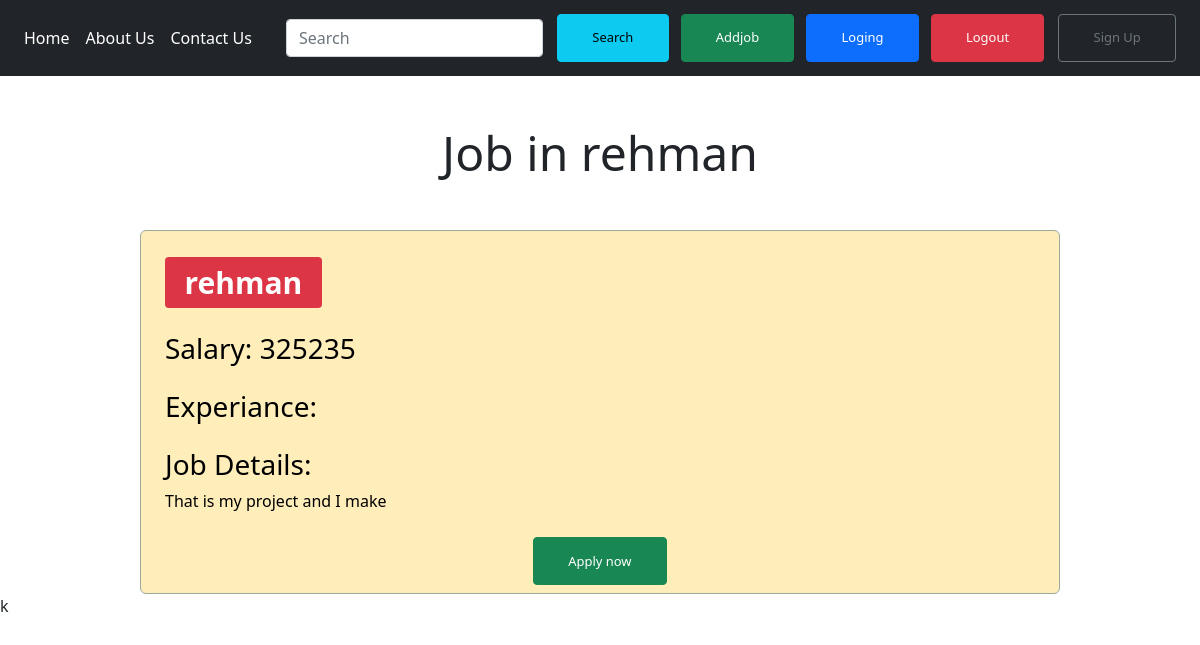
The page /jobview.php?id=29 on the database its author committed.
### tables this page shows
CREATE TABLE `addjob` (
  `id` int(255) NOT NULL,
  `company` varchar(255) NOT NULL,
  `salary` varchar(255) NOT NULL,
  `des` varchar(255) NOT NULL,
  `experience` varchar(255) NOT NULL
);

### jobview.php (the view, shortened to what this page needs)
<?php  include "common.php"  ?>
  <?php
  $viewjob=$_GET['id'];
    $conn = mysqli_connect("localhost", "root", "", "givejob");
    $sql = " SELECT id,company,salary,des,experience FROM addjob WHERE id={$viewjob}";
    $result= mysqli_query($conn, $sql);
    if (mysqli_num_rows($result) > 0) {
      while($row = mysqli_fetch_assoc($result)) {
  ?>
  <h1 class="text-center display-5 my-5">Job in <?php echo $row['company']?></h1>
  <div class="container table-warning">
    <h1 class="name"><span class="badge bg-danger " style="color:white; ">
        <?php echo $row['company']?>
      </span></h1>
    <h3 class="salary my-4">Salary:
      <?php echo $row['salary']?>
    </h3>
    <h3 class="exp">Experiance:
    </h3>
    <p class="des my-4">
    <h3>Job Details:</h3>
    <?php echo $row['des']?>
    </p>
    <button id="message"style="margin-left: 23rem;" onclick="message()" class="btn btn-success my-2">Apply now</button>
  </div>
  <?php
         }
      }
?>
</body>
</html>k

### common.php (style rules this page uses)
.btn { padding: .84rem 2.14rem; font-size: .81rem; margin: .375rem }

### jobview.php (style rules this page uses)
.container { border: 0.5px solid; border-radius: 20px; position: center; border: 1px solid #9ca99f; border-radius: 6px; padding: 24px 24px 0; max-width: 920px; margin-top: 3rem; }

### rows shown on the page
addjob: company "rehman", salary "325235", des "That is my project and I make"
